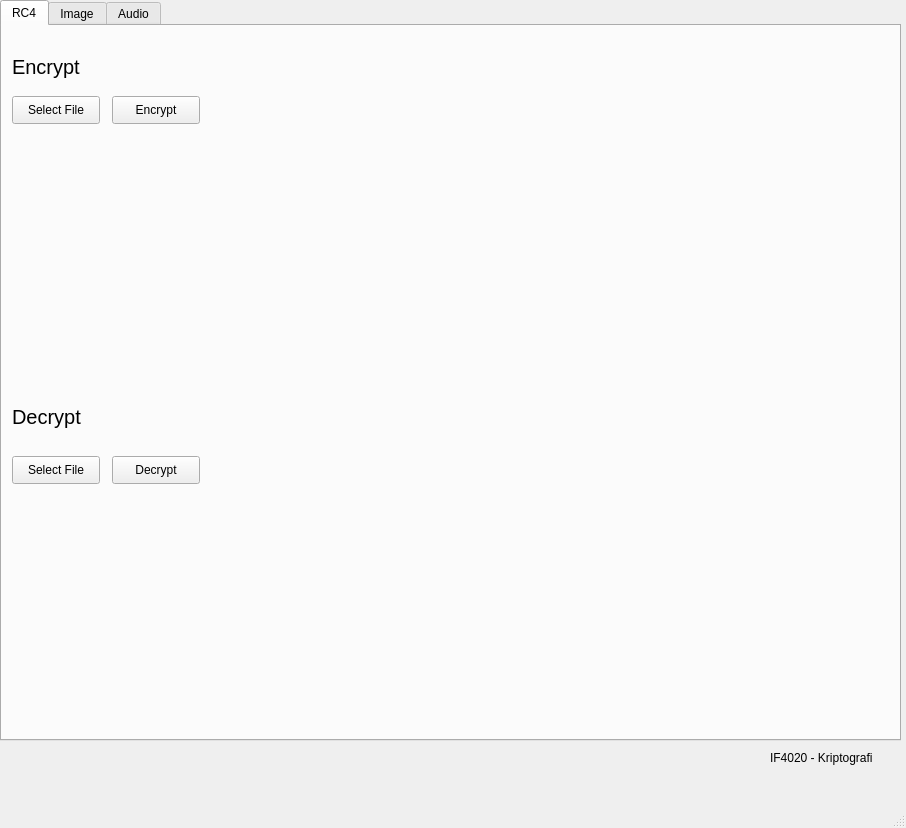
<?xml version="1.0" encoding="UTF-8"?>
<ui version="4.0">
 <class>MainWindow</class>
 <widget class="QMainWindow" name="MainWindow">
  <property name="geometry">
   <rect>
    <x>0</x>
    <y>0</y>
    <width>906</width>
    <height>828</height>
   </rect>
  </property>
  <property name="windowTitle">
   <string>MainWindow</string>
  </property>
  <widget class="QWidget" name="centralwidget">
   <widget class="QTabWidget" name="tabWidget">
    <property name="geometry">
     <rect>
      <x>0</x>
      <y>0</y>
      <width>901</width>
      <height>741</height>
     </rect>
    </property>
    <property name="currentIndex">
     <number>0</number>
    </property>
    <widget class="QWidget" name="rc4_tab">
     <attribute name="title">
      <string>RC4</string>
     </attribute>
     <widget class="QLabel" name="title_encrypt">
      <property name="geometry">
       <rect>
        <x>10</x>
        <y>20</y>
        <width>341</width>
        <height>41</height>
       </rect>
      </property>
      <property name="font">
       <font>
        <pointsize>15</pointsize>
       </font>
      </property>
      <property name="text">
       <string>Encrypt</string>
      </property>
     </widget>
     <widget class="QPushButton" name="botton_encrypt_upload">
      <property name="geometry">
       <rect>
        <x>10</x>
        <y>70</y>
        <width>88</width>
        <height>28</height>
       </rect>
      </property>
      <property name="text">
       <string>Select File</string>
      </property>
     </widget>
     <widget class="QPushButton" name="button_encrypt">
      <property name="geometry">
       <rect>
        <x>110</x>
        <y>70</y>
        <width>88</width>
        <height>28</height>
       </rect>
      </property>
      <property name="text">
       <string>Encrypt</string>
      </property>
     </widget>
     <widget class="QLabel" name="title_decrypt">
      <property name="geometry">
       <rect>
        <x>10</x>
        <y>370</y>
        <width>341</width>
        <height>41</height>
       </rect>
      </property>
      <property name="font">
       <font>
        <pointsize>15</pointsize>
       </font>
      </property>
      <property name="text">
       <string>Decrypt</string>
      </property>
     </widget>
     <widget class="QPushButton" name="button_decrypt_upload">
      <property name="geometry">
       <rect>
        <x>10</x>
        <y>430</y>
        <width>88</width>
        <height>28</height>
       </rect>
      </property>
      <property name="text">
       <string>Select File</string>
      </property>
     </widget>
     <widget class="QPushButton" name="button_decrypt">
      <property name="geometry">
       <rect>
        <x>110</x>
        <y>430</y>
        <width>88</width>
        <height>28</height>
       </rect>
      </property>
      <property name="text">
       <string>Decrypt</string>
      </property>
     </widget>
     <widget class="QLabel" name="label_file_encrypt">
      <property name="geometry">
       <rect>
        <x>10</x>
        <y>100</y>
        <width>871</width>
        <height>16</height>
       </rect>
      </property>
      <property name="text">
       <string/>
      </property>
     </widget>
     <widget class="QLabel" name="label_file_decrypt">
      <property name="geometry">
       <rect>
        <x>10</x>
        <y>460</y>
        <width>871</width>
        <height>16</height>
       </rect>
      </property>
      <property name="text">
       <string/>
      </property>
     </widget>
    </widget>
    <widget class="QWidget" name="video_tab">
     <attribute name="title">
      <string>Image</string>
     </attribute>
    </widget>
    <widget class="QWidget" name="audio_tab">
     <attribute name="title">
      <string>Audio</string>
     </attribute>
     <widget class="QLabel" name="title_extract">
      <property name="geometry">
       <rect>
        <x>10</x>
        <y>360</y>
        <width>341</width>
        <height>41</height>
       </rect>
      </property>
      <property name="font">
       <font>
        <pointsize>15</pointsize>
       </font>
      </property>
      <property name="text">
       <string>Extract Audio</string>
      </property>
     </widget>
     <widget class="QPushButton" name="button_file_extract_audio">
      <property name="geometry">
       <rect>
        <x>10</x>
        <y>420</y>
        <width>88</width>
        <height>28</height>
       </rect>
      </property>
      <property name="text">
       <string>Select File</string>
      </property>
     </widget>
     <widget class="QPushButton" name="button_file_insert_audio">
      <property name="geometry">
       <rect>
        <x>10</x>
        <y>60</y>
        <width>88</width>
        <height>28</height>
       </rect>
      </property>
      <property name="text">
       <string>Select File</string>
      </property>
     </widget>
     <widget class="QPushButton" name="button_extract_audio">
      <property name="geometry">
       <rect>
        <x>10</x>
        <y>500</y>
        <width>88</width>
        <height>28</height>
       </rect>
      </property>
      <property name="text">
       <string>Decrypt</string>
      </property>
     </widget>
     <widget class="QLabel" name="title_insert">
      <property name="geometry">
       <rect>
        <x>10</x>
        <y>10</y>
        <width>341</width>
        <height>41</height>
       </rect>
      </property>
      <property name="font">
       <font>
        <pointsize>15</pointsize>
       </font>
      </property>
      <property name="text">
       <string>Insert Audio</string>
      </property>
     </widget>
     <widget class="QPushButton" name="button_insert_audio">
      <property name="geometry">
       <rect>
        <x>10</x>
        <y>140</y>
        <width>88</width>
        <height>28</height>
       </rect>
      </property>
      <property name="text">
       <string>Insert</string>
      </property>
     </widget>
     <widget class="QLabel" name="label_file_insert">
      <property name="geometry">
       <rect>
        <x>10</x>
        <y>90</y>
        <width>871</width>
        <height>16</height>
       </rect>
      </property>
      <property name="text">
       <string/>
      </property>
     </widget>
     <widget class="QLabel" name="label_file_extract">
      <property name="geometry">
       <rect>
        <x>10</x>
        <y>450</y>
        <width>871</width>
        <height>16</height>
       </rect>
      </property>
      <property name="text">
       <string/>
      </property>
     </widget>
     <widget class="QCheckBox" name="checkbox_encrypt">
      <property name="geometry">
       <rect>
        <x>160</x>
        <y>60</y>
        <width>82</width>
        <height>24</height>
       </rect>
      </property>
      <property name="text">
       <string>Encrypt</string>
      </property>
     </widget>
     <widget class="QCheckBox" name="checkbox_random">
      <property name="geometry">
       <rect>
        <x>310</x>
        <y>60</y>
        <width>141</width>
        <height>24</height>
       </rect>
      </property>
      <property name="text">
       <string>Random Order</string>
      </property>
     </widget>
    </widget>
   </widget>
   <widget class="QLabel" name="label">
    <property name="geometry">
     <rect>
      <x>770</x>
      <y>750</y>
      <width>121</width>
      <height>16</height>
     </rect>
    </property>
    <property name="text">
     <string>IF4020 - Kriptografi</string>
    </property>
   </widget>
  </widget>
  <widget class="QMenuBar" name="menubar">
   <property name="geometry">
    <rect>
     <x>0</x>
     <y>0</y>
     <width>906</width>
     <height>24</height>
    </rect>
   </property>
  </widget>
  <widget class="QStatusBar" name="statusbar"/>
 </widget>
 <resources/>
 <connections/>
</ui>
